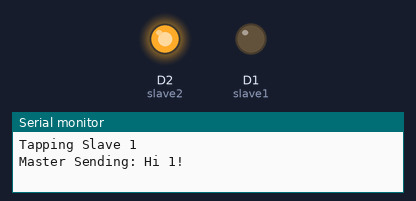
This sketch was run on a simulated ESP8266 (NodeMCU). Parts: output pins drawn as LEDs (lit = HIGH), the last lines printed to the serial monitor.

Above: at 3.0 s.
At 9.0 s:
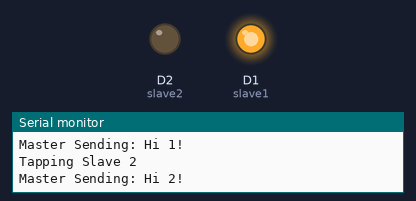
Timing chart, 0 to 15.6 s (numbered marks = the images above):
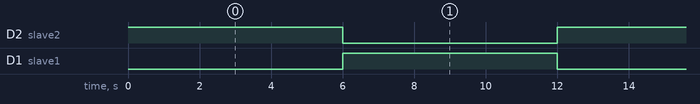

Measured:
- by itself, D2 (slave2), D1 (slave1): alternates HIGH for 6.0 s and LOW for 6.0 s
- by itself, everything shown: repeats every 12.0 s, in 3 steps

The sketch:

MASTER.ino
```cpp
#include <SPI.h>

char buff1[] = "Hi 1!";
char buff2[] = "Hi 2!";
char receivedDataFromSlave1[100];

int count1 = 0;
int count2 = 0;
const int slave1 = D1;
const int slave2 = D2;

void setup() {
  Serial.begin(9600);
  SPI.begin();
  count1 = sizeof(buff1);
  count2 = sizeof(buff2);

  pinMode(slave1, OUTPUT);
  pinMode(slave2, OUTPUT);

  // Set both slave select pins high
  digitalWrite(slave2, HIGH);
  digitalWrite(slave1, HIGH);
}

void loop() {

  //Chip Select Slave 1
  Serial.println("Tapping Slave 1");
  digitalWrite(slave1, LOW);
  Serial.print("Master Sending: ");
  Serial.println(buff1);
  for (int i = 0; i < count1; i++) {
    SPI.transfer(buff1[i]);

    delay(1000);
  }
  digitalWrite(slave1, HIGH);

  //Chip Select Slave 2
  Serial.println("Tapping Slave 2");
  digitalWrite(slave2, LOW);
  Serial.print("Master Sending: ");
  Serial.println(buff2);
  for (int i = 0; i < count2; i++) {
    SPI.transfer(buff2[i]);
    delay(1000);
  }
  digitalWrite(slave2, HIGH);
}
```
